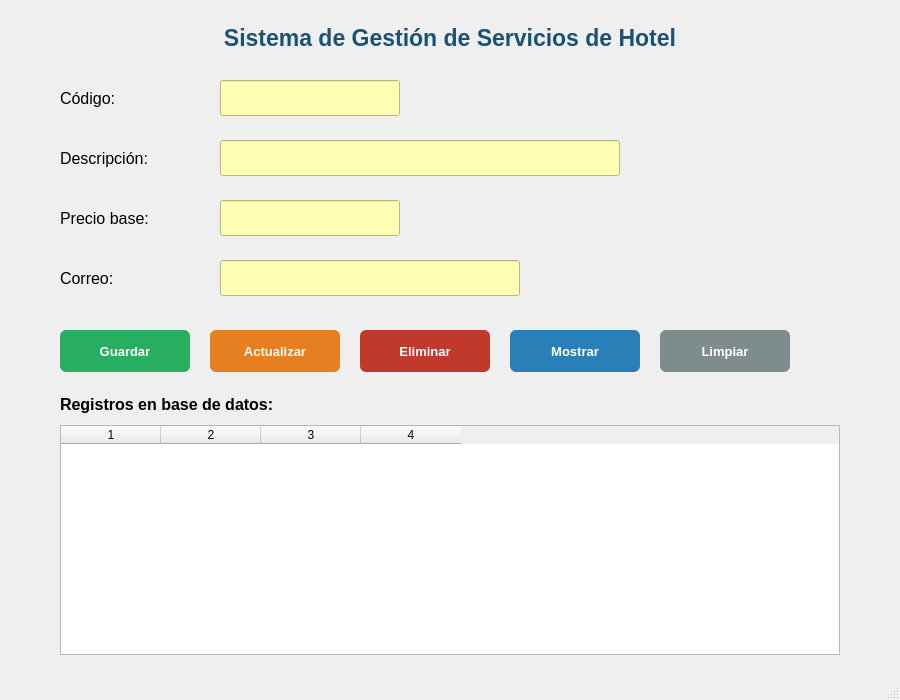
<?xml version="1.0" encoding="UTF-8"?>
<ui version="4.0">
 <class>ServicioHotel</class>
 <widget class="QMainWindow" name="ServicioHotel">
  <property name="geometry">
   <rect><x>0</x><y>0</y><width>900</width><height>700</height></rect>
  </property>
  <property name="windowTitle"><string>Sistema de Gestión de Servicios de Hotel</string></property>
  <widget class="QWidget" name="centralwidget">
   <widget class="QLabel" name="lbl_titulo">
    <property name="geometry"><rect><x>100</x><y>15</y><width>700</width><height>45</height></rect></property>
    <property name="font"><font><pointsize>17</pointsize><bold>true</bold></font></property>
    <property name="styleSheet"><string notr="true">color: #1a5276;</string></property>
    <property name="text"><string>Sistema de Gestión de Servicios de Hotel</string></property>
    <property name="alignment"><set>Qt::AlignCenter</set></property>
   </widget>
   <widget class="QLabel" name="lbl_codigo">
    <property name="geometry"><rect><x>60</x><y>80</y><width>140</width><height>36</height></rect></property>
    <property name="font"><font><pointsize>12</pointsize></font></property>
    <property name="text"><string>Código:</string></property>
   </widget>
   <widget class="QLineEdit" name="txt_Codigo">
    <property name="geometry"><rect><x>220</x><y>80</y><width>180</width><height>36</height></rect></property>
    <property name="styleSheet"><string notr="true">background-color: rgb(255,255,180);</string></property>
    <property name="maxLength"><number>5</number></property>
   </widget>
   <widget class="QLabel" name="lbl_descripcion">
    <property name="geometry"><rect><x>60</x><y>140</y><width>140</width><height>36</height></rect></property>
    <property name="font"><font><pointsize>12</pointsize></font></property>
    <property name="text"><string>Descripción:</string></property>
   </widget>
   <widget class="QLineEdit" name="txt_descripcion">
    <property name="geometry"><rect><x>220</x><y>140</y><width>400</width><height>36</height></rect></property>
    <property name="styleSheet"><string notr="true">background-color: rgb(255,255,180);</string></property>
   </widget>
   <widget class="QLabel" name="lbl_precio">
    <property name="geometry"><rect><x>60</x><y>200</y><width>140</width><height>36</height></rect></property>
    <property name="font"><font><pointsize>12</pointsize></font></property>
    <property name="text"><string>Precio base:</string></property>
   </widget>
   <widget class="QLineEdit" name="txt_precio_base">
    <property name="geometry"><rect><x>220</x><y>200</y><width>180</width><height>36</height></rect></property>
    <property name="styleSheet"><string notr="true">background-color: rgb(255,255,180);</string></property>
   </widget>
   <widget class="QLabel" name="lbl_correo">
    <property name="geometry"><rect><x>60</x><y>260</y><width>140</width><height>36</height></rect></property>
    <property name="font"><font><pointsize>12</pointsize></font></property>
    <property name="text"><string>Correo:</string></property>
   </widget>
   <widget class="QLineEdit" name="txt_correo">
    <property name="geometry"><rect><x>220</x><y>260</y><width>300</width><height>36</height></rect></property>
    <property name="styleSheet"><string notr="true">background-color: rgb(255,255,180);</string></property>
   </widget>
   <widget class="QPushButton" name="btn_guardar">
    <property name="geometry"><rect><x>60</x><y>330</y><width>130</width><height>42</height></rect></property>
    <property name="styleSheet"><string notr="true">background-color:#27ae60;color:white;font-size:13px;font-weight:bold;border-radius:6px;</string></property>
    <property name="text"><string>Guardar</string></property>
   </widget>
   <widget class="QPushButton" name="btn_actualizar">
    <property name="geometry"><rect><x>210</x><y>330</y><width>130</width><height>42</height></rect></property>
    <property name="styleSheet"><string notr="true">background-color:#e67e22;color:white;font-size:13px;font-weight:bold;border-radius:6px;</string></property>
    <property name="text"><string>Actualizar</string></property>
   </widget>
   <widget class="QPushButton" name="btn_eliminar">
    <property name="geometry"><rect><x>360</x><y>330</y><width>130</width><height>42</height></rect></property>
    <property name="styleSheet"><string notr="true">background-color:#c0392b;color:white;font-size:13px;font-weight:bold;border-radius:6px;</string></property>
    <property name="text"><string>Eliminar</string></property>
   </widget>
   <widget class="QPushButton" name="btn_mostrar">
    <property name="geometry"><rect><x>510</x><y>330</y><width>130</width><height>42</height></rect></property>
    <property name="styleSheet"><string notr="true">background-color:#2980b9;color:white;font-size:13px;font-weight:bold;border-radius:6px;</string></property>
    <property name="text"><string>Mostrar</string></property>
   </widget>
   <widget class="QPushButton" name="btn_limpiar">
    <property name="geometry"><rect><x>660</x><y>330</y><width>130</width><height>42</height></rect></property>
    <property name="styleSheet"><string notr="true">background-color:#7f8c8d;color:white;font-size:13px;font-weight:bold;border-radius:6px;</string></property>
    <property name="text"><string>Limpiar</string></property>
   </widget>
   <widget class="QLabel" name="lbl_tabla">
    <property name="geometry"><rect><x>60</x><y>390</y><width>300</width><height>28</height></rect></property>
    <property name="font"><font><pointsize>12</pointsize><bold>true</bold></font></property>
    <property name="text"><string>Registros en base de datos:</string></property>
   </widget>
   <widget class="QTableWidget" name="tbl_servicios">
    <property name="geometry"><rect><x>60</x><y>425</y><width>780</width><height>230</height></rect></property>
    <property name="columnCount"><number>4</number></property>
    <property name="selectionBehavior"><enum>QAbstractItemView::SelectRows</enum></property>
    <property name="editTriggers"><set>QAbstractItemView::NoEditTriggers</set></property>
    <property name="alternatingRowColors"><bool>true</bool></property>
   </widget>
  </widget>
  <widget class="QMenuBar" name="menubar">
   <property name="geometry"><rect><x>0</x><y>0</y><width>900</width><height>26</height></rect></property>
  </widget>
  <widget class="QStatusBar" name="statusbar"/>
 </widget>
 <resources/>
 <connections/>
</ui>
